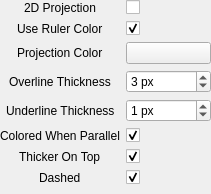
<?xml version="1.0" encoding="UTF-8"?>
<ui version="4.0">
 <class>qMRMLMarkupsRulerProjectionPropertyWidget</class>
 <widget class="QWidget" name="qMRMLMarkupsRulerProjectionPropertyWidget">
  <property name="geometry">
   <rect>
    <x>0</x>
    <y>0</y>
    <width>211</width>
    <height>194</height>
   </rect>
  </property>
  <property name="sizePolicy">
   <sizepolicy hsizetype="Preferred" vsizetype="Maximum">
    <horstretch>0</horstretch>
    <verstretch>0</verstretch>
   </sizepolicy>
  </property>
  <property name="windowTitle">
   <string>qMRMLMarkupsRulerProjectionPropertyWidget</string>
  </property>
  <layout class="QFormLayout" name="formLayout_2">
   <property name="labelAlignment">
    <set>Qt::AlignCenter</set>
   </property>
   <property name="formAlignment">
    <set>Qt::AlignLeading|Qt::AlignLeft|Qt::AlignTop</set>
   </property>
   <property name="margin">
    <number>0</number>
   </property>
   <item row="0" column="0">
    <widget class="QLabel" name="Line2DProjectionLabel">
     <property name="toolTip">
      <string>Turn on/off visualization of projected line on 2D viewers</string>
     </property>
     <property name="text">
      <string>2D Projection</string>
     </property>
     <property name="alignment">
      <set>Qt::AlignLeading|Qt::AlignLeft|Qt::AlignVCenter</set>
     </property>
    </widget>
   </item>
   <item row="0" column="1">
    <widget class="ctkCheckBox" name="Line2DProjectionCheckBox">
     <property name="toolTip">
      <string>Turn on/off visualization of projected line on 2D viewers</string>
     </property>
     <property name="indicatorIcon">
      <iconset resource="../../../../../../Base/QTGUI/Resources/qSlicerBaseQTGUI.qrc">
       <normaloff>:/Icons/Small/SlicerVisible.png</normaloff>
       <normalon>:/Icons/Small/SlicerInvisible.png</normalon>:/Icons/Small/SlicerVisible.png</iconset>
     </property>
     <property name="indicatorIconSize">
      <size>
       <width>23</width>
       <height>23</height>
      </size>
     </property>
    </widget>
   </item>
   <item row="2" column="0">
    <widget class="QLabel" name="LineProjectionColorLabel">
     <property name="toolTip">
      <string>Color of the projected line on 2D viewers</string>
     </property>
     <property name="text">
      <string>Projection Color</string>
     </property>
    </widget>
   </item>
   <item row="2" column="1">
    <widget class="ctkColorPickerButton" name="LineProjectionColorPickerButton">
     <property name="minimumSize">
      <size>
       <width>0</width>
       <height>0</height>
      </size>
     </property>
     <property name="maximumSize">
      <size>
       <width>16777215</width>
       <height>16777215</height>
      </size>
     </property>
     <property name="toolTip">
      <string>Color of the projected line on 2D viewers</string>
     </property>
     <property name="color">
      <color>
       <red>255</red>
       <green>255</green>
       <blue>255</blue>
      </color>
     </property>
     <property name="displayColorName">
      <bool>false</bool>
     </property>
     <property name="dialogOptions">
      <set>ctkColorPickerButton::UseCTKColorDialog</set>
     </property>
    </widget>
   </item>
   <item row="3" column="0">
    <widget class="QLabel" name="LineOverlineThicknessLabel">
     <property name="toolTip">
      <string>Thickness of the part of the line on top of the slice plane</string>
     </property>
     <property name="text">
      <string>Overline Thickness</string>
     </property>
    </widget>
   </item>
   <item row="3" column="1">
    <widget class="QSpinBox" name="LineOverlineThicknessSpinBox">
     <property name="toolTip">
      <string>Thickness of the part of the line on top of the slice plane</string>
     </property>
     <property name="suffix">
      <string> px</string>
     </property>
     <property name="maximum">
      <number>10</number>
     </property>
     <property name="value">
      <number>3</number>
     </property>
    </widget>
   </item>
   <item row="4" column="0">
    <widget class="QLabel" name="LineUnderlineThicknessLabel">
     <property name="toolTip">
      <string>Thickness of the part of the line under the slice plane</string>
     </property>
     <property name="text">
      <string>Underline Thickness</string>
     </property>
    </widget>
   </item>
   <item row="4" column="1">
    <widget class="QSpinBox" name="LineUnderlineThicknessSpinBox">
     <property name="toolTip">
      <string>Thickness of the part of the line under the slice plane</string>
     </property>
     <property name="suffix">
      <string> px</string>
     </property>
     <property name="maximum">
      <number>10</number>
     </property>
     <property name="value">
      <number>1</number>
     </property>
    </widget>
   </item>
   <item row="5" column="0">
    <widget class="QLabel" name="LineColoredWhenParallelLabel">
     <property name="toolTip">
      <string>Color projected line, with slice plane color, when parallel to it</string>
     </property>
     <property name="text">
      <string>Colored When Parallel</string>
     </property>
    </widget>
   </item>
   <item row="5" column="1">
    <widget class="QCheckBox" name="LineColoredWhenParallelCheckBox">
     <property name="toolTip">
      <string>Color projected line, with slice plane color, when parallel to it</string>
     </property>
     <property name="text">
      <string/>
     </property>
     <property name="checked">
      <bool>true</bool>
     </property>
    </widget>
   </item>
   <item row="6" column="0">
    <widget class="QLabel" name="LineThickerOnTopLabel">
     <property name="toolTip">
      <string>Display the projected part of the ruler on the top of the slice plane thicker than the part under</string>
     </property>
     <property name="text">
      <string>Thicker On Top</string>
     </property>
    </widget>
   </item>
   <item row="6" column="1">
    <widget class="QCheckBox" name="LineThickerOnTopCheckBox">
     <property name="toolTip">
      <string>Display the projected part of the ruler on the top of the slice plane thicker than the part under</string>
     </property>
     <property name="text">
      <string/>
     </property>
     <property name="checked">
      <bool>true</bool>
     </property>
    </widget>
   </item>
   <item row="7" column="0">
    <widget class="QLabel" name="LineDashedLabel">
     <property name="toolTip">
      <string>Display the line dashed when not parallel to the slice plane</string>
     </property>
     <property name="text">
      <string>Dashed</string>
     </property>
    </widget>
   </item>
   <item row="7" column="1">
    <widget class="QCheckBox" name="LineDashedCheckBox">
     <property name="toolTip">
      <string>Display the line dashed when not parallel to the slice plane</string>
     </property>
     <property name="text">
      <string/>
     </property>
     <property name="checked">
      <bool>true</bool>
     </property>
    </widget>
   </item>
   <item row="1" column="0">
    <widget class="QLabel" name="LineUseRulerColorLabel">
     <property name="text">
      <string>Use Ruler Color</string>
     </property>
    </widget>
   </item>
   <item row="1" column="1">
    <widget class="QCheckBox" name="LineUseRulerColorCheckBox">
     <property name="text">
      <string/>
     </property>
     <property name="checked">
      <bool>true</bool>
     </property>
    </widget>
   </item>
  </layout>
 </widget>
 <customwidgets>
  <customwidget>
   <class>ctkCheckBox</class>
   <extends>QCheckBox</extends>
   <header>ctkCheckBox.h</header>
  </customwidget>
  <customwidget>
   <class>ctkColorPickerButton</class>
   <extends>QPushButton</extends>
   <header>ctkColorPickerButton.h</header>
  </customwidget>
 </customwidgets>
 <resources>
  <include location="../../../../../../Base/QTGUI/Resources/qSlicerBaseQTGUI.qrc"/>
 </resources>
 <connections/>
</ui>
